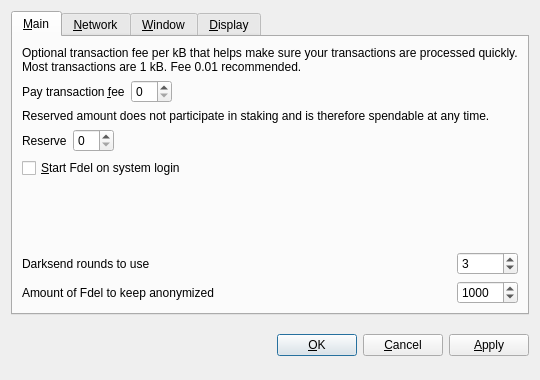
<?xml version="1.0" encoding="UTF-8"?>
<ui version="4.0">
 <class>OptionsDialog</class>
 <widget class="QDialog" name="OptionsDialog">
  <property name="geometry">
   <rect>
    <x>0</x>
    <y>0</y>
    <width>540</width>
    <height>380</height>
   </rect>
  </property>
  <property name="windowTitle">
   <string>Options</string>
  </property>
  <property name="modal">
   <bool>true</bool>
  </property>
  <layout class="QVBoxLayout" name="verticalLayout">
   <item>
    <widget class="QTabWidget" name="tabWidget">
     <property name="tabPosition">
      <enum>QTabWidget::North</enum>
     </property>
     <property name="currentIndex">
      <number>0</number>
     </property>
     <widget class="QWidget" name="tabMain">
      <attribute name="title">
       <string>&amp;Main</string>
      </attribute>
      <layout class="QGridLayout" name="gridLayout">
       <item row="0" column="0" colspan="2">
        <widget class="QLabel" name="transactionFeeInfoLabel">
         <property name="text">
          <string>Optional transaction fee per kB that helps make sure your transactions are processed quickly. Most transactions are 1 kB. Fee 0.01 recommended.</string>
         </property>
         <property name="textFormat">
          <enum>Qt::PlainText</enum>
         </property>
         <property name="wordWrap">
          <bool>true</bool>
         </property>
        </widget>
       </item>
       <item row="1" column="0">
        <layout class="QHBoxLayout" name="horizontalLayoutFee">
         <item>
          <widget class="QLabel" name="transactionFeeLabel">
           <property name="text">
            <string>Pay transaction &amp;fee</string>
           </property>
           <property name="textFormat">
            <enum>Qt::PlainText</enum>
           </property>
           <property name="buddy">
            <cstring>transactionFee</cstring>
           </property>
          </widget>
         </item>
         <item>
          <widget class="BitcoinAmountField" name="transactionFee"/>
         </item>
         <item>
          <spacer name="horizontalSpacerFee">
           <property name="orientation">
            <enum>Qt::Horizontal</enum>
           </property>
           <property name="sizeHint" stdset="0">
            <size>
             <width>40</width>
             <height>20</height>
            </size>
           </property>
          </spacer>
         </item>
        </layout>
       </item>
       <item row="2" column="0" colspan="2">
        <widget class="QLabel" name="reserveBalanceInfoLabel">
         <property name="text">
          <string>Reserved amount does not participate in staking and is therefore spendable at any time.</string>
         </property>
         <property name="textFormat">
          <enum>Qt::PlainText</enum>
         </property>
         <property name="wordWrap">
          <bool>true</bool>
         </property>
        </widget>
       </item>
       <item row="3" column="0">
        <layout class="QHBoxLayout" name="horizontalLayoutReserveBalance">
         <item>
          <widget class="QLabel" name="reserveBalanceLabel">
           <property name="text">
            <string>Reserve</string>
           </property>
           <property name="textFormat">
            <enum>Qt::PlainText</enum>
           </property>
           <property name="buddy">
            <cstring>reserveBalance</cstring>
           </property>
          </widget>
         </item>
         <item>
          <widget class="BitcoinAmountField" name="reserveBalance"/>
         </item>
         <item>
          <spacer name="horizontalSpacerReserveBalance">
           <property name="orientation">
            <enum>Qt::Horizontal</enum>
           </property>
           <property name="sizeHint" stdset="0">
            <size>
             <width>40</width>
             <height>20</height>
            </size>
           </property>
          </spacer>
         </item>
        </layout>
       </item>
       <item row="4" column="0">
        <widget class="QCheckBox" name="bitcoinAtStartup">
         <property name="toolTip">
          <string>Automatically start Fdel after logging in to the system.</string>
         </property>
         <property name="text">
          <string>&amp;Start Fdel on system login</string>
         </property>
        </widget>
       </item>
       <item row="5" column="0">
        <spacer name="verticalSpacer_Main">
         <property name="orientation">
          <enum>Qt::Vertical</enum>
         </property>
         <property name="sizeHint" stdset="0">
          <size>
           <width>20</width>
           <height>40</height>
          </size>
         </property>
        </spacer>
       </item>
       <item row="6" column="0">
        <widget class="QLabel" name="label">
         <property name="toolTip">
          <string>&lt;html&gt;&lt;head/&gt;&lt;body&gt;&lt;p&gt;This setting determines the amount of individual masternodes that an input will be anonymized through. More rounds of anonymization gives a higher degree of privacy, but also costs more in fees.&lt;/p&gt;&lt;/body&gt;&lt;/html&gt;</string>
         </property>
         <property name="text">
          <string>Darksend rounds to use</string>
         </property>
        </widget>
       </item>
       <item row="6" column="1">
        <widget class="QSpinBox" name="darksendRounds">
         <property name="minimum">
          <number>2</number>
         </property>
         <property name="maximum">
          <number>16</number>
         </property>
         <property name="value">
          <number>3</number>
         </property>
        </widget>
       </item>
       <item row="7" column="0">
        <widget class="QLabel" name="label_2">
         <property name="toolTip">
          <string>This amount acts as a threshold to turn off Darksend once it's reached.</string>
         </property>
         <property name="statusTip">
          <string notr="true"/>
         </property>
         <property name="whatsThis">
          <string notr="true"/>
         </property>
         <property name="accessibleName">
          <string notr="true"/>
         </property>
         <property name="accessibleDescription">
          <string notr="true"/>
         </property>
         <property name="text">
          <string>Amount of Fdel to keep anonymized</string>
         </property>
        </widget>
       </item>
       <item row="7" column="1">
        <widget class="QSpinBox" name="anonymizeFdel">
         <property name="minimum">
          <number>2</number>
         </property>
         <property name="maximum">
          <number>10000</number>
         </property>
         <property name="singleStep">
          <number>10</number>
         </property>
         <property name="value">
          <number>1000</number>
         </property>
        </widget>
       </item>
      </layout>
     </widget>
     <widget class="QWidget" name="tabNetwork">
      <attribute name="title">
       <string>&amp;Network</string>
      </attribute>
      <layout class="QVBoxLayout" name="verticalLayout_Network">
       <item>
        <widget class="QCheckBox" name="mapPortUpnp">
         <property name="toolTip">
          <string>Automatically open the Fdel client port on the router. This only works when your router supports UPnP and it is enabled.</string>
         </property>
         <property name="text">
          <string>Map port using &amp;UPnP</string>
         </property>
        </widget>
       </item>
       <item>
        <widget class="QCheckBox" name="connectSocks">
         <property name="toolTip">
          <string>Connect to the Fdel network through a SOCKS5 proxy (e.g. when connecting through Tor).</string>
         </property>
         <property name="text">
          <string>&amp;Connect through SOCKS5 proxy:</string>
         </property>
        </widget>
       </item>
       <item>
        <layout class="QHBoxLayout" name="horizontalLayout_Network">
         <item>
          <widget class="QLabel" name="proxyIpLabel">
           <property name="text">
            <string>Proxy &amp;IP:</string>
           </property>
           <property name="textFormat">
            <enum>Qt::PlainText</enum>
           </property>
           <property name="buddy">
            <cstring>proxyIp</cstring>
           </property>
          </widget>
         </item>
         <item>
          <widget class="QValidatedLineEdit" name="proxyIp">
           <property name="maximumSize">
            <size>
             <width>140</width>
             <height>16777215</height>
            </size>
           </property>
           <property name="toolTip">
            <string>IP address of the proxy (e.g. 127.0.0.1)</string>
           </property>
          </widget>
         </item>
         <item>
          <widget class="QLabel" name="proxyPortLabel">
           <property name="text">
            <string>&amp;Port:</string>
           </property>
           <property name="textFormat">
            <enum>Qt::PlainText</enum>
           </property>
           <property name="buddy">
            <cstring>proxyPort</cstring>
           </property>
          </widget>
         </item>
         <item>
          <widget class="QLineEdit" name="proxyPort">
           <property name="maximumSize">
            <size>
             <width>55</width>
             <height>16777215</height>
            </size>
           </property>
           <property name="toolTip">
            <string>Port of the proxy (e.g. 9050)</string>
           </property>
          </widget>
         </item>
         <item>
          <spacer name="horizontalSpacer_Network">
           <property name="orientation">
            <enum>Qt::Horizontal</enum>
           </property>
           <property name="sizeHint" stdset="0">
            <size>
             <width>40</width>
             <height>20</height>
            </size>
           </property>
          </spacer>
         </item>
        </layout>
       </item>
       <item>
        <spacer name="verticalSpacer_Network">
         <property name="orientation">
          <enum>Qt::Vertical</enum>
         </property>
         <property name="sizeHint" stdset="0">
          <size>
           <width>20</width>
           <height>40</height>
          </size>
         </property>
        </spacer>
       </item>
      </layout>
     </widget>
     <widget class="QWidget" name="tabWindow">
      <attribute name="title">
       <string>&amp;Window</string>
      </attribute>
      <layout class="QVBoxLayout" name="verticalLayout_Window">
       <item>
        <widget class="QCheckBox" name="minimizeToTray">
         <property name="toolTip">
          <string>Show only a tray icon after minimizing the window.</string>
         </property>
         <property name="text">
          <string>&amp;Minimize to the tray instead of the taskbar</string>
         </property>
        </widget>
       </item>
       <item>
        <widget class="QCheckBox" name="minimizeOnClose">
         <property name="toolTip">
          <string>Minimize instead of exit the application when the window is closed. When this option is enabled, the application will be closed only after selecting Quit in the menu.</string>
         </property>
         <property name="text">
          <string>M&amp;inimize on close</string>
         </property>
        </widget>
       </item>
       <item>
        <spacer name="verticalSpacer_Window">
         <property name="orientation">
          <enum>Qt::Vertical</enum>
         </property>
         <property name="sizeHint" stdset="0">
          <size>
           <width>20</width>
           <height>40</height>
          </size>
         </property>
        </spacer>
       </item>
      </layout>
     </widget>
     <widget class="QWidget" name="tabDisplay">
      <attribute name="title">
       <string>&amp;Display</string>
      </attribute>
      <layout class="QVBoxLayout" name="verticalLayout_Display">
       <item>
        <layout class="QHBoxLayout" name="horizontalLayout_1_Display">
         <item>
          <widget class="QLabel" name="langLabel">
           <property name="text">
            <string>User Interface &amp;language:</string>
           </property>
           <property name="textFormat">
            <enum>Qt::PlainText</enum>
           </property>
           <property name="buddy">
            <cstring>lang</cstring>
           </property>
          </widget>
         </item>
         <item>
          <widget class="QValueComboBox" name="lang">
           <property name="toolTip">
            <string>The user interface language can be set here. This setting will take effect after restarting Fdel.</string>
           </property>
          </widget>
         </item>
        </layout>
       </item>
       <item>
        <layout class="QHBoxLayout" name="horizontalLayout_2_Display">
         <item>
          <widget class="QLabel" name="unitLabel">
           <property name="text">
            <string>&amp;Unit to show amounts in:</string>
           </property>
           <property name="textFormat">
            <enum>Qt::PlainText</enum>
           </property>
           <property name="buddy">
            <cstring>unit</cstring>
           </property>
          </widget>
         </item>
         <item>
          <widget class="QValueComboBox" name="unit">
           <property name="toolTip">
            <string>Choose the default subdivision unit to show in the interface and when sending coins.</string>
           </property>
          </widget>
         </item>
        </layout>
       </item>
       <item>
        <widget class="QCheckBox" name="coinControlFeatures">
         <property name="toolTip">
          <string>Whether to show coin control features or not.</string>
         </property>
         <property name="text">
          <string>Display coin &amp;control features (experts only!)</string>
         </property>
        </widget>
       </item>
       <item>
        <spacer name="verticalSpacer_Display">
         <property name="orientation">
          <enum>Qt::Vertical</enum>
         </property>
         <property name="sizeHint" stdset="0">
          <size>
           <width>20</width>
           <height>40</height>
          </size>
         </property>
        </spacer>
       </item>
      </layout>
     </widget>
    </widget>
   </item>
   <item>
    <layout class="QHBoxLayout" name="horizontalLayout_Buttons">
     <item>
      <spacer name="horizontalSpacer_1">
       <property name="orientation">
        <enum>Qt::Horizontal</enum>
       </property>
       <property name="sizeHint" stdset="0">
        <size>
         <width>40</width>
         <height>48</height>
        </size>
       </property>
      </spacer>
     </item>
     <item>
      <widget class="QLabel" name="statusLabel">
       <property name="font">
        <font>
         <weight>75</weight>
         <bold>true</bold>
        </font>
       </property>
       <property name="text">
        <string/>
       </property>
       <property name="textFormat">
        <enum>Qt::PlainText</enum>
       </property>
       <property name="wordWrap">
        <bool>true</bool>
       </property>
      </widget>
     </item>
     <item>
      <spacer name="horizontalSpacer_2">
       <property name="orientation">
        <enum>Qt::Horizontal</enum>
       </property>
       <property name="sizeHint" stdset="0">
        <size>
         <width>40</width>
         <height>48</height>
        </size>
       </property>
      </spacer>
     </item>
     <item>
      <widget class="QPushButton" name="okButton">
       <property name="text">
        <string>&amp;OK</string>
       </property>
      </widget>
     </item>
     <item>
      <widget class="QPushButton" name="cancelButton">
       <property name="text">
        <string>&amp;Cancel</string>
       </property>
       <property name="autoDefault">
        <bool>false</bool>
       </property>
      </widget>
     </item>
     <item>
      <widget class="QPushButton" name="applyButton">
       <property name="text">
        <string>&amp;Apply</string>
       </property>
       <property name="autoDefault">
        <bool>false</bool>
       </property>
      </widget>
     </item>
    </layout>
   </item>
  </layout>
 </widget>
 <customwidgets>
  <customwidget>
   <class>BitcoinAmountField</class>
   <extends>QSpinBox</extends>
   <header>bitcoinamountfield.h</header>
   <container>1</container>
  </customwidget>
  <customwidget>
   <class>QValueComboBox</class>
   <extends>QComboBox</extends>
   <header>qvaluecombobox.h</header>
  </customwidget>
  <customwidget>
   <class>QValidatedLineEdit</class>
   <extends>QLineEdit</extends>
   <header>qvalidatedlineedit.h</header>
  </customwidget>
 </customwidgets>
 <resources/>
 <connections/>
</ui>
